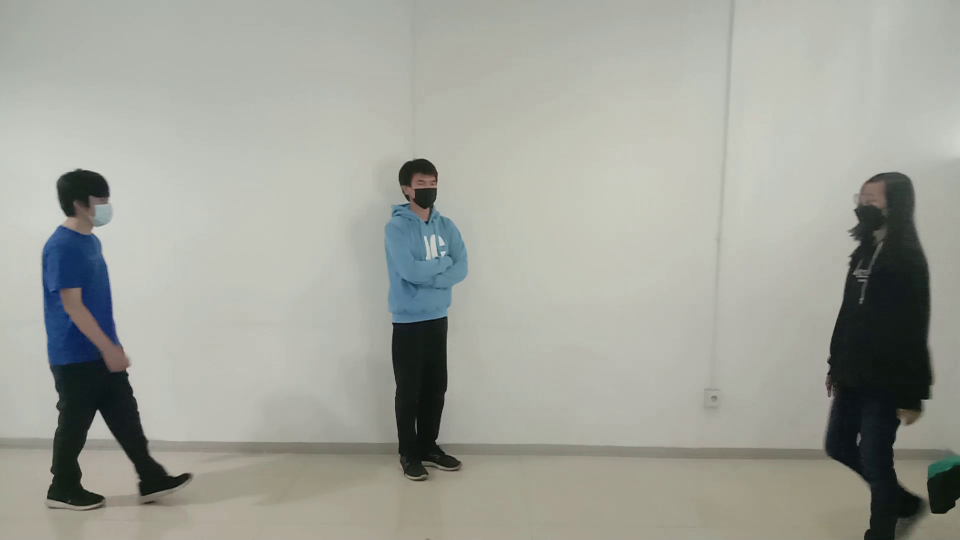
#> input picture frame 6 of video/diem_silang.mp4, 1920 x 1080 px, given in place of lurus.mp4, which was not available (shown at 1/2 size)
$ python detect.py
#> lines starting #> are read from the running program, lines starting #| are printed output that depends on the picture; after the words box and inside, x2 and y2 are one past the last pixel; in counts of white or black regions, pixels touching at a corner belong together; pictures that were not available may be replaced by others from this repository, and a replacement may not be noted
#> further down, frame is the input picture: shape (1080, 1920, 3); mean B, G, R 154.7, 162.9, 161.3
import cv2
import imutils
from re import search

hog = cv2.HOGDescriptor()
hog.setSVMDetector(cv2.HOGDescriptor_getDefaultPeopleDetector())

file = 'video/lurus.mp4'

def detect(frame):
	frame = imutils.resize(frame, width=min(800, frame.shape[1]))
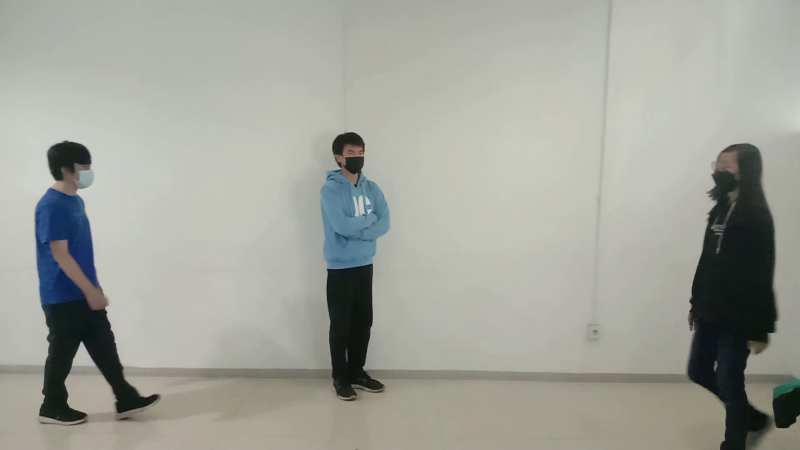
#> frame: shape (450, 800, 3); mean of channels 0, 1, 2 154.7, 162.9, 161.3; drawn as B, G, R

	frameg = cv2.cvtColor(frame, cv2.COLOR_BGR2GRAY)
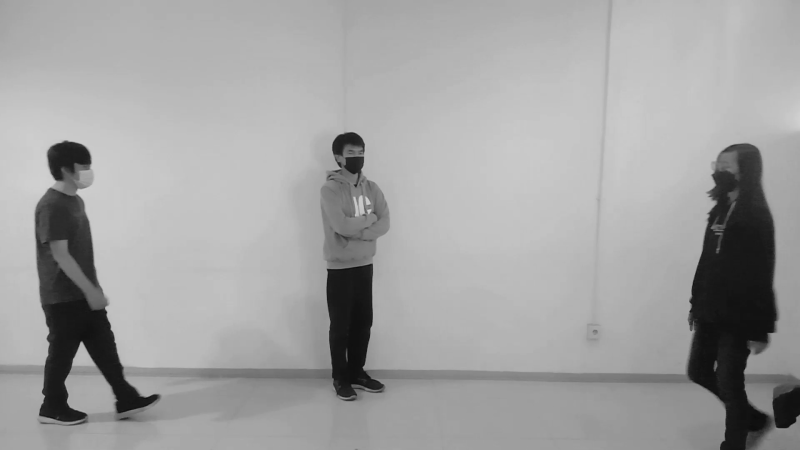
#> frameg: shape (450, 800); min 10, max 208, mean 161.5

	(regions, _) = hog.detectMultiScale(frameg,
										winStride=(4, 4),
										padding=(4, 4),
										scale=1.05)
#> regions = [[0, 174, 133, 269], [264, 94, 169, 337]]

	person = 0
	for (x, y, w, h) in regions:
		cv2.rectangle(frame, (x, y),
					(x + w, y + h),
					(0, 255, 0), 2)
		person += 1
#> this loop made 2 passes
#> (x, y, w, h, person) on passes 1 to 2: (0, 174, 133, 269, 1), (264, 94, 169, 337, 2)
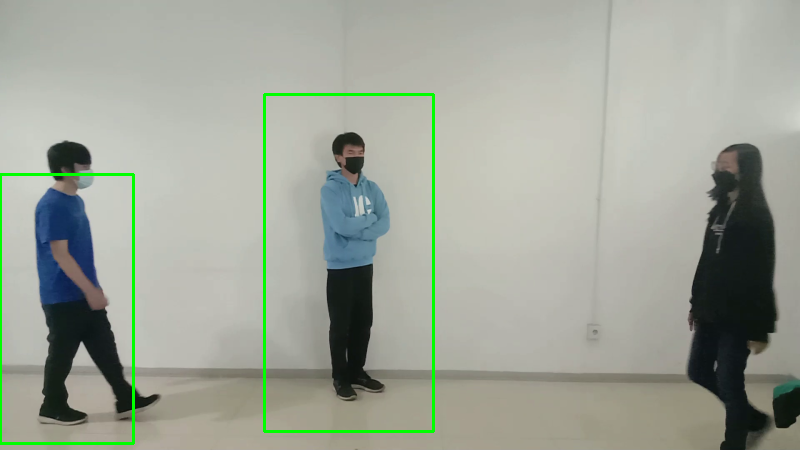
#> frame: shape (450, 800, 3); 1.44% of pixels changed, all inside (x1, y1, x2, y2) = (0, 93, 435, 445); drawn as B, G, R
#> after the loop, person = 2

	if person >= 4 :
		r = 255
		g = 0
		b = 0
		cv2.putText(frame, 'Lebih dari 3 orang terdeteksi', (40, 110), cv2.FONT_HERSHEY_DUPLEX, 0.8, (b, g, r), 2)
	else :
		r = 0
		g = 255
		b = 0

	cv2.putText(frame, 'Jumlah orang : {}'.format(person), (40,70), cv2.FONT_HERSHEY_DUPLEX, 0.8, (b,g,r), 2)
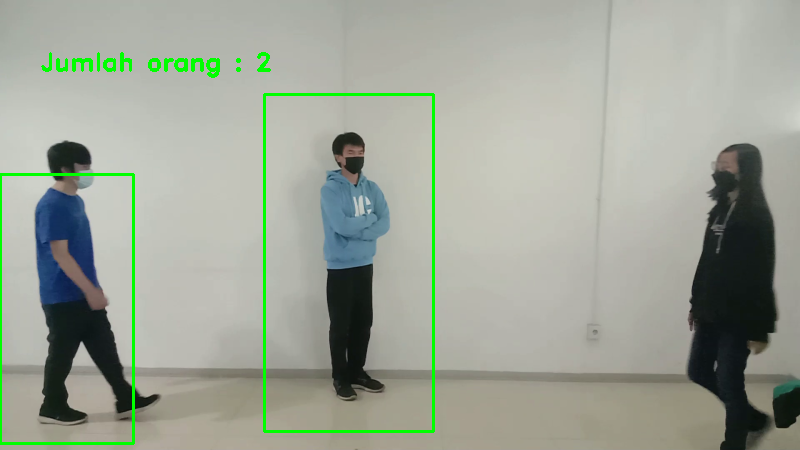
#> frame: shape (450, 800, 3); 0.43% of pixels changed, all inside (x1, y1, x2, y2) = (41, 52, 271, 78); drawn as B, G, R

	cv2.imshow("Output", frame)

if search('.jpeg', file) or search('.jpg', file) or search('.png', file) :
	frame = cv2.imread(file)
	detect(frame)

	cv2.waitKey(0)

elif search('.mp4', file) or search('.avi', file) :
	cap = cv2.VideoCapture(file)

	while cap.isOpened():

		ret, frame = cap.read()
		if ret:
			detect(frame)
			if cv2.waitKey(1) & 0xFF == ord('\x1b'):
#> (key Esc is pressed here)
				break
		else:
			break
	cap.release()

cv2.destroyAllWindows()

$ run again, starting later in the video
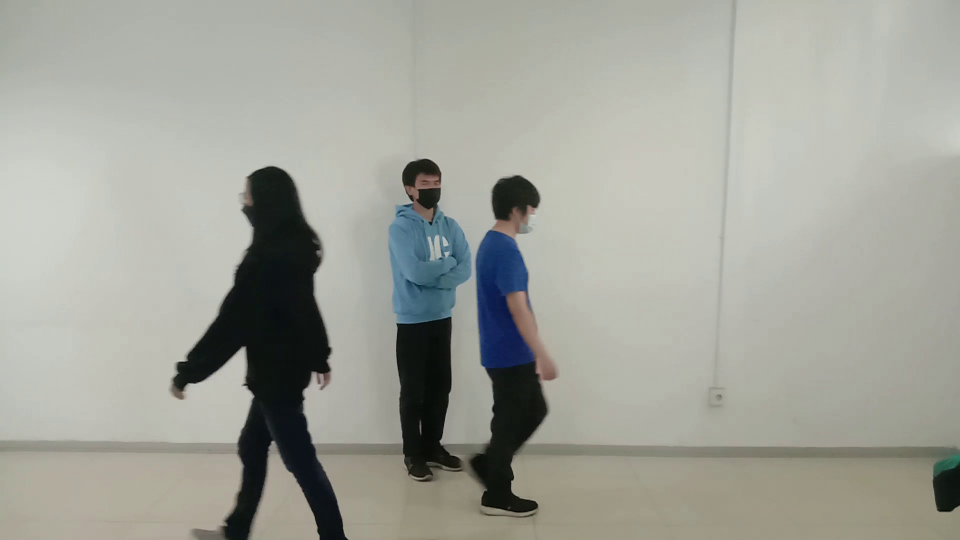
#> input picture frame 27 of video/diem_silang.mp4, 1920 x 1080 px, given in place of lurus.mp4, which was not available (shown at 1/2 size)
#> frame is the input picture: shape (1080, 1920, 3); mean B, G, R 153.6, 162, 160.9
#> regions = [[176, 307, 71, 141], [265, 93, 171, 343], [347, 111, 165, 330], [144, 106, 174, 344]]
#> the loop in detect, `for (x, y, w, h) in regions:` made 4 passes
#> after the loop in detect, `for (x, y, w, h) in regions:`:
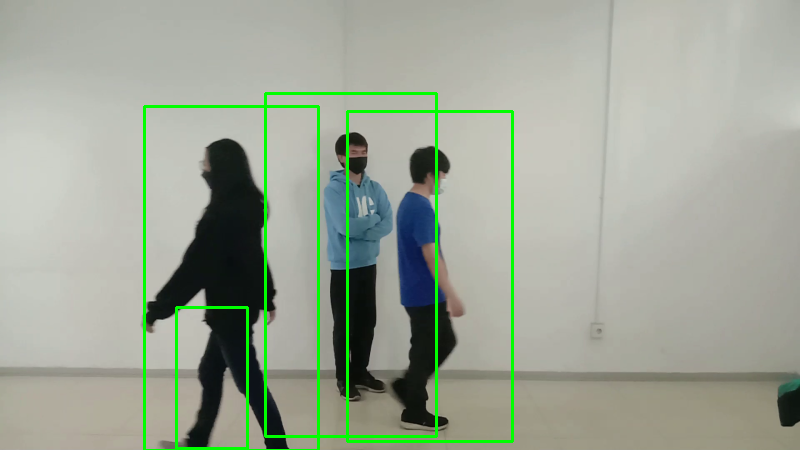
#> frame: shape (450, 800, 3); mean of channels 0, 1, 2 149.9, 165.1, 157; drawn as B, G, R
#> after the loop in detect, `for (x, y, w, h) in regions:`: person = 4
#> in detect, `cv2.putText(frame, 'Jumlah orang : {}'.format(person), (40,70), cv2.FO..`:
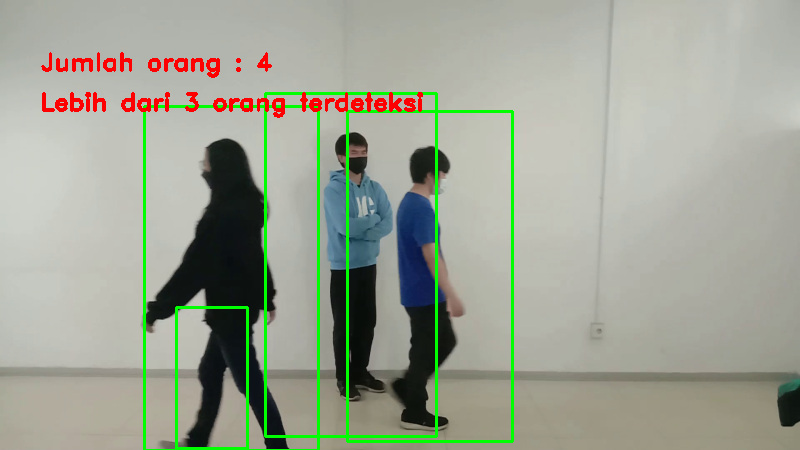
#> frame: shape (450, 800, 3); mean of channels 0, 1, 2 147.9, 162.8, 158.1; drawn as B, G, R

$ run again, starting later in the video
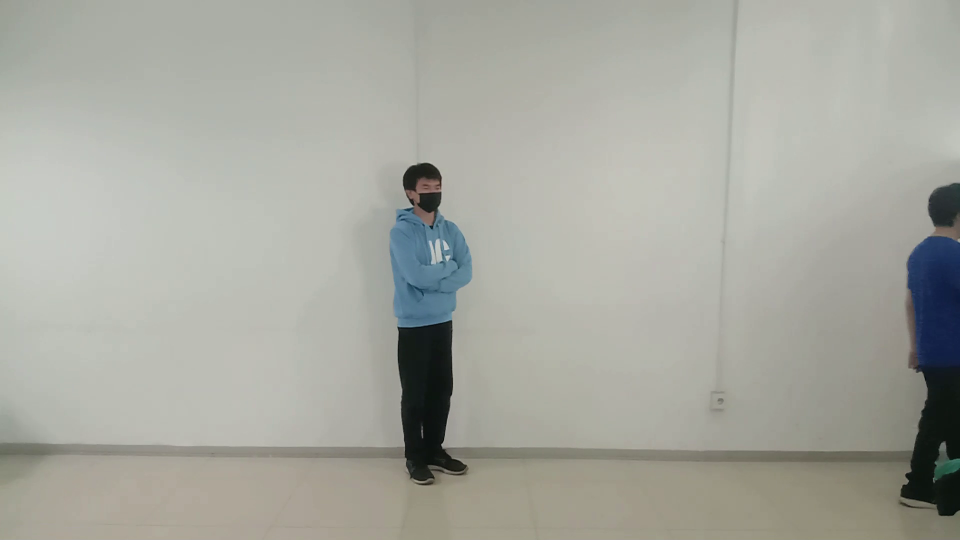
#> input picture frame 48 of video/diem_silang.mp4, 1920 x 1080 px, given in place of lurus.mp4, which was not available (shown at 1/2 size)
#> frame is the input picture: shape (1080, 1920, 3); mean B, G, R 159.3, 167.5, 166.5
#> regions = [[270, 100, 168, 335]]
#> the loop in detect, `for (x, y, w, h) in regions:` made 1 pass
#> (x, y, w, h, person) on pass 1: (270, 100, 168, 335, 1)
#> after the loop in detect, `for (x, y, w, h) in regions:`:
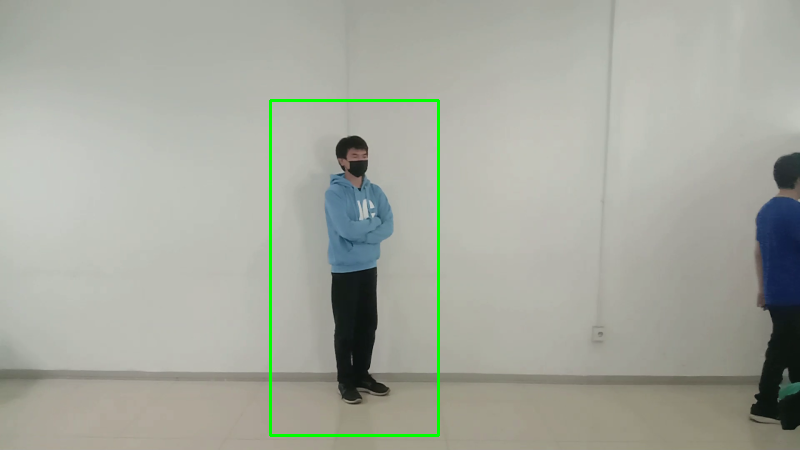
#> frame: shape (450, 800, 3); mean of channels 0, 1, 2 157.9, 168.2, 165; drawn as B, G, R
#> after the loop in detect, `for (x, y, w, h) in regions:`: person = 1
#> in detect, `cv2.putText(frame, 'Jumlah orang : {}'.format(person), (40,70), cv2.FO..`:
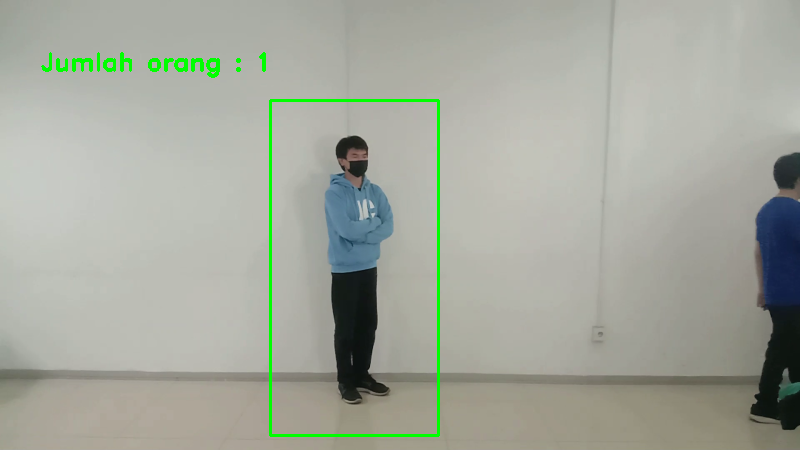
#> frame: shape (450, 800, 3); 0.41% of pixels changed, all inside (x1, y1, x2, y2) = (41, 52, 266, 78); drawn as B, G, R
